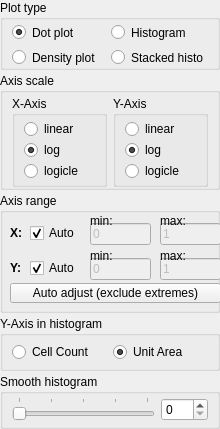
<?xml version="1.0" encoding="UTF-8"?>
<ui version="4.0">
 <class>Form</class>
 <widget class="QWidget" name="Form">
  <property name="geometry">
   <rect>
    <x>0</x>
    <y>0</y>
    <width>220</width>
    <height>415</height>
   </rect>
  </property>
  <property name="sizePolicy">
   <sizepolicy hsizetype="Preferred" vsizetype="Preferred">
    <horstretch>0</horstretch>
    <verstretch>0</verstretch>
   </sizepolicy>
  </property>
  <property name="windowTitle">
   <string>Form</string>
  </property>
  <layout class="QVBoxLayout" name="verticalLayout_3">
   <property name="spacing">
    <number>3</number>
   </property>
   <property name="leftMargin">
    <number>0</number>
   </property>
   <property name="topMargin">
    <number>0</number>
   </property>
   <property name="rightMargin">
    <number>0</number>
   </property>
   <property name="bottomMargin">
    <number>0</number>
   </property>
   <item>
    <widget class="QGroupBox" name="plotTypeBox">
     <property name="maximumSize">
      <size>
       <width>16777215</width>
       <height>70</height>
      </size>
     </property>
     <property name="title">
      <string>Plot type</string>
     </property>
     <property name="flat">
      <bool>true</bool>
     </property>
     <layout class="QGridLayout" name="gridLayout_2">
      <property name="topMargin">
       <number>3</number>
      </property>
      <property name="bottomMargin">
       <number>0</number>
      </property>
      <item row="0" column="0">
       <widget class="QRadioButton" name="dotRadio">
        <property name="text">
         <string>Dot plot</string>
        </property>
        <property name="checked">
         <bool>true</bool>
        </property>
       </widget>
      </item>
      <item row="1" column="0">
       <widget class="QRadioButton" name="densityRadio">
        <property name="text">
         <string>Density plot</string>
        </property>
       </widget>
      </item>
      <item row="0" column="1">
       <widget class="QRadioButton" name="histRadio">
        <property name="text">
         <string>Histogram</string>
        </property>
       </widget>
      </item>
      <item row="1" column="1">
       <widget class="QRadioButton" name="stackhistRadio">
        <property name="text">
         <string>Stacked histo</string>
        </property>
       </widget>
      </item>
     </layout>
    </widget>
   </item>
   <item>
    <widget class="QGroupBox" name="axisOptionBox">
     <property name="maximumSize">
      <size>
       <width>16777215</width>
       <height>180</height>
      </size>
     </property>
     <property name="title">
      <string>Axis scale</string>
     </property>
     <property name="flat">
      <bool>true</bool>
     </property>
     <layout class="QHBoxLayout" name="horizontalLayout_4">
      <property name="topMargin">
       <number>3</number>
      </property>
      <property name="bottomMargin">
       <number>0</number>
      </property>
      <item>
       <widget class="QGroupBox" name="xAxisOptionBox">
        <property name="title">
         <string>X-Axis</string>
        </property>
        <property name="flat">
         <bool>false</bool>
        </property>
        <layout class="QVBoxLayout" name="verticalLayout_5">
         <property name="spacing">
          <number>1</number>
         </property>
         <property name="topMargin">
          <number>3</number>
         </property>
         <property name="bottomMargin">
          <number>3</number>
         </property>
         <item>
          <widget class="QRadioButton" name="xLinRadio">
           <property name="text">
            <string>linear</string>
           </property>
          </widget>
         </item>
         <item>
          <widget class="QRadioButton" name="xLogRadio">
           <property name="text">
            <string>log</string>
           </property>
           <property name="checked">
            <bool>true</bool>
           </property>
          </widget>
         </item>
         <item>
          <widget class="QRadioButton" name="xLogicleRadio">
           <property name="text">
            <string>logicle</string>
           </property>
          </widget>
         </item>
        </layout>
       </widget>
      </item>
      <item>
       <widget class="QGroupBox" name="yAxisOptionBox">
        <property name="title">
         <string>Y-Axis</string>
        </property>
        <property name="flat">
         <bool>false</bool>
        </property>
        <layout class="QVBoxLayout" name="verticalLayout_2">
         <property name="spacing">
          <number>1</number>
         </property>
         <property name="topMargin">
          <number>3</number>
         </property>
         <property name="bottomMargin">
          <number>3</number>
         </property>
         <item>
          <widget class="QRadioButton" name="yLinRadio">
           <property name="text">
            <string>linear</string>
           </property>
          </widget>
         </item>
         <item>
          <widget class="QRadioButton" name="yLogRadio">
           <property name="text">
            <string>log</string>
           </property>
           <property name="checked">
            <bool>true</bool>
           </property>
          </widget>
         </item>
         <item>
          <widget class="QRadioButton" name="yLogicleRadio">
           <property name="text">
            <string>logicle</string>
           </property>
          </widget>
         </item>
        </layout>
       </widget>
      </item>
     </layout>
    </widget>
   </item>
   <item>
    <widget class="QGroupBox" name="xRangeBox">
     <property name="minimumSize">
      <size>
       <width>0</width>
       <height>120</height>
      </size>
     </property>
     <property name="title">
      <string>Axis range</string>
     </property>
     <property name="flat">
      <bool>true</bool>
     </property>
     <widget class="QCheckBox" name="xlimAutoCheck">
      <property name="geometry">
       <rect>
        <x>30</x>
        <y>30</y>
        <width>51</width>
        <height>20</height>
       </rect>
      </property>
      <property name="text">
       <string>Auto</string>
      </property>
      <property name="checked">
       <bool>true</bool>
      </property>
     </widget>
     <widget class="QLineEdit" name="xlimMinEdit">
      <property name="enabled">
       <bool>false</bool>
      </property>
      <property name="geometry">
       <rect>
        <x>90</x>
        <y>30</y>
        <width>61</width>
        <height>22</height>
       </rect>
      </property>
      <property name="text">
       <string notr="true">0</string>
      </property>
     </widget>
     <widget class="QLineEdit" name="xlimMaxEdit">
      <property name="enabled">
       <bool>false</bool>
      </property>
      <property name="geometry">
       <rect>
        <x>160</x>
        <y>30</y>
        <width>61</width>
        <height>22</height>
       </rect>
      </property>
      <property name="text">
       <string notr="true">1</string>
      </property>
     </widget>
     <widget class="QLabel" name="label_3">
      <property name="geometry">
       <rect>
        <x>90</x>
        <y>20</y>
        <width>31</width>
        <height>16</height>
       </rect>
      </property>
      <property name="text">
       <string>min:</string>
      </property>
     </widget>
     <widget class="QLabel" name="label_6">
      <property name="geometry">
       <rect>
        <x>160</x>
        <y>20</y>
        <width>41</width>
        <height>16</height>
       </rect>
      </property>
      <property name="text">
       <string>max:</string>
      </property>
     </widget>
     <widget class="QCheckBox" name="ylimAutoCheck">
      <property name="geometry">
       <rect>
        <x>30</x>
        <y>65</y>
        <width>51</width>
        <height>20</height>
       </rect>
      </property>
      <property name="text">
       <string>Auto</string>
      </property>
      <property name="checked">
       <bool>true</bool>
      </property>
     </widget>
     <widget class="QLineEdit" name="ylimMinEdit">
      <property name="enabled">
       <bool>false</bool>
      </property>
      <property name="geometry">
       <rect>
        <x>90</x>
        <y>65</y>
        <width>61</width>
        <height>22</height>
       </rect>
      </property>
      <property name="text">
       <string notr="true">0</string>
      </property>
     </widget>
     <widget class="QLineEdit" name="ylimMaxEdit">
      <property name="enabled">
       <bool>false</bool>
      </property>
      <property name="geometry">
       <rect>
        <x>160</x>
        <y>65</y>
        <width>61</width>
        <height>22</height>
       </rect>
      </property>
      <property name="text">
       <string notr="true">1</string>
      </property>
     </widget>
     <widget class="QLabel" name="label_8">
      <property name="geometry">
       <rect>
        <x>160</x>
        <y>55</y>
        <width>41</width>
        <height>16</height>
       </rect>
      </property>
      <property name="text">
       <string>max:</string>
      </property>
     </widget>
     <widget class="QLabel" name="label_7">
      <property name="geometry">
       <rect>
        <x>90</x>
        <y>55</y>
        <width>31</width>
        <height>16</height>
       </rect>
      </property>
      <property name="text">
       <string>min:</string>
      </property>
     </widget>
     <widget class="QPushButton" name="noExtremePB">
      <property name="geometry">
       <rect>
        <x>10</x>
        <y>90</y>
        <width>211</width>
        <height>20</height>
       </rect>
      </property>
      <property name="text">
       <string>Auto adjust (exclude extremes)</string>
      </property>
     </widget>
     <widget class="QLabel" name="label_4">
      <property name="geometry">
       <rect>
        <x>10</x>
        <y>30</y>
        <width>16</width>
        <height>20</height>
       </rect>
      </property>
      <property name="font">
       <font>
        <weight>75</weight>
        <bold>true</bold>
       </font>
      </property>
      <property name="text">
       <string>X:</string>
      </property>
     </widget>
     <widget class="QLabel" name="label_5">
      <property name="geometry">
       <rect>
        <x>10</x>
        <y>65</y>
        <width>16</width>
        <height>20</height>
       </rect>
      </property>
      <property name="font">
       <font>
        <weight>75</weight>
        <bold>true</bold>
       </font>
      </property>
      <property name="text">
       <string>Y:</string>
      </property>
     </widget>
    </widget>
   </item>
   <item>
    <widget class="QStackedWidget" name="stackWidget">
     <property name="currentIndex">
      <number>1</number>
     </property>
     <widget class="QWidget" name="pageDots">
      <layout class="QVBoxLayout" name="verticalLayout">
       <property name="leftMargin">
        <number>0</number>
       </property>
       <property name="topMargin">
        <number>0</number>
       </property>
       <property name="rightMargin">
        <number>0</number>
       </property>
       <property name="bottomMargin">
        <number>0</number>
       </property>
       <item>
        <widget class="QGroupBox" name="groupBox">
         <property name="title">
          <string>Scatter properties</string>
         </property>
         <property name="flat">
          <bool>true</bool>
         </property>
         <layout class="QGridLayout" name="gridLayout">
          <property name="topMargin">
           <number>3</number>
          </property>
          <property name="bottomMargin">
           <number>3</number>
          </property>
          <item row="1" column="2" colspan="2">
           <widget class="QSlider" name="opacitySlider">
            <property name="minimum">
             <number>20</number>
            </property>
            <property name="maximum">
             <number>100</number>
            </property>
            <property name="singleStep">
             <number>20</number>
            </property>
            <property name="pageStep">
             <number>20</number>
            </property>
            <property name="value">
             <number>80</number>
            </property>
            <property name="orientation">
             <enum>Qt::Horizontal</enum>
            </property>
            <property name="tickPosition">
             <enum>QSlider::TicksBelow</enum>
            </property>
            <property name="tickInterval">
             <number>20</number>
            </property>
           </widget>
          </item>
          <item row="0" column="0">
           <widget class="QLabel" name="label">
            <property name="text">
             <string>Dot size:</string>
            </property>
           </widget>
          </item>
          <item row="1" column="4">
           <widget class="QSpinBox" name="opacitySpinBox">
            <property name="sizePolicy">
             <sizepolicy hsizetype="Expanding" vsizetype="Fixed">
              <horstretch>0</horstretch>
              <verstretch>0</verstretch>
             </sizepolicy>
            </property>
            <property name="minimum">
             <number>20</number>
            </property>
            <property name="maximum">
             <number>100</number>
            </property>
            <property name="singleStep">
             <number>20</number>
            </property>
            <property name="value">
             <number>80</number>
            </property>
           </widget>
          </item>
          <item row="1" column="0">
           <widget class="QLabel" name="label_2">
            <property name="text">
             <string>Opacity (%):</string>
            </property>
           </widget>
          </item>
          <item row="0" column="2" colspan="3">
           <widget class="QComboBox" name="dotSizeComboBox">
            <item>
             <property name="text">
              <string>Smaller</string>
             </property>
            </item>
            <item>
             <property name="text">
              <string>Small</string>
             </property>
            </item>
            <item>
             <property name="text">
              <string>Regular</string>
             </property>
            </item>
            <item>
             <property name="text">
              <string>Big</string>
             </property>
            </item>
            <item>
             <property name="text">
              <string>Bigger</string>
             </property>
            </item>
           </widget>
          </item>
         </layout>
        </widget>
       </item>
      </layout>
     </widget>
     <widget class="QWidget" name="pageHist">
      <layout class="QVBoxLayout" name="verticalLayout_4">
       <property name="spacing">
        <number>3</number>
       </property>
       <property name="leftMargin">
        <number>0</number>
       </property>
       <property name="topMargin">
        <number>0</number>
       </property>
       <property name="rightMargin">
        <number>0</number>
       </property>
       <property name="bottomMargin">
        <number>0</number>
       </property>
       <item>
        <widget class="QGroupBox" name="normBox">
         <property name="sizePolicy">
          <sizepolicy hsizetype="Preferred" vsizetype="Minimum">
           <horstretch>0</horstretch>
           <verstretch>0</verstretch>
          </sizepolicy>
         </property>
         <property name="minimumSize">
          <size>
           <width>0</width>
           <height>55</height>
          </size>
         </property>
         <property name="title">
          <string>Y-Axis in histogram</string>
         </property>
         <property name="flat">
          <bool>true</bool>
         </property>
         <layout class="QGridLayout" name="gridLayout_3">
          <property name="topMargin">
           <number>3</number>
          </property>
          <property name="bottomMargin">
           <number>3</number>
          </property>
          <item row="0" column="1">
           <widget class="QRadioButton" name="norm2PercRadio">
            <property name="text">
             <string>Unit Area</string>
            </property>
            <property name="checked">
             <bool>true</bool>
            </property>
           </widget>
          </item>
          <item row="0" column="0">
           <widget class="QRadioButton" name="norm2CountRadio">
            <property name="text">
             <string>Cell Count</string>
            </property>
           </widget>
          </item>
         </layout>
        </widget>
       </item>
       <item>
        <widget class="QGroupBox" name="smoothBox">
         <property name="sizePolicy">
          <sizepolicy hsizetype="Preferred" vsizetype="Minimum">
           <horstretch>0</horstretch>
           <verstretch>0</verstretch>
          </sizepolicy>
         </property>
         <property name="minimumSize">
          <size>
           <width>0</width>
           <height>55</height>
          </size>
         </property>
         <property name="title">
          <string>Smooth histogram</string>
         </property>
         <property name="flat">
          <bool>true</bool>
         </property>
         <layout class="QHBoxLayout" name="horizontalLayout_5">
          <property name="topMargin">
           <number>3</number>
          </property>
          <property name="bottomMargin">
           <number>3</number>
          </property>
          <item>
           <widget class="QSlider" name="smoothSlider">
            <property name="sizePolicy">
             <sizepolicy hsizetype="Expanding" vsizetype="Expanding">
              <horstretch>0</horstretch>
              <verstretch>0</verstretch>
             </sizepolicy>
            </property>
            <property name="maximum">
             <number>128</number>
            </property>
            <property name="singleStep">
             <number>8</number>
            </property>
            <property name="pageStep">
             <number>8</number>
            </property>
            <property name="tracking">
             <bool>false</bool>
            </property>
            <property name="orientation">
             <enum>Qt::Horizontal</enum>
            </property>
            <property name="tickPosition">
             <enum>QSlider::TicksAbove</enum>
            </property>
            <property name="tickInterval">
             <number>32</number>
            </property>
           </widget>
          </item>
          <item>
           <widget class="QSpinBox" name="smoothSpinBox">
            <property name="maximumSize">
             <size>
              <width>50</width>
              <height>16777215</height>
             </size>
            </property>
            <property name="maximum">
             <number>128</number>
            </property>
            <property name="singleStep">
             <number>8</number>
            </property>
           </widget>
          </item>
         </layout>
        </widget>
       </item>
      </layout>
     </widget>
    </widget>
   </item>
   <item>
    <spacer name="verticalSpacer">
     <property name="orientation">
      <enum>Qt::Vertical</enum>
     </property>
     <property name="sizeHint" stdset="0">
      <size>
       <width>20</width>
       <height>40</height>
      </size>
     </property>
    </spacer>
   </item>
  </layout>
 </widget>
 <resources/>
 <connections>
  <connection>
   <sender>smoothSlider</sender>
   <signal>valueChanged(int)</signal>
   <receiver>smoothSpinBox</receiver>
   <slot>setValue(int)</slot>
   <hints>
    <hint type="sourcelabel">
     <x>720</x>
     <y>764</y>
    </hint>
    <hint type="destinationlabel">
     <x>913</x>
     <y>766</y>
    </hint>
   </hints>
  </connection>
  <connection>
   <sender>smoothSpinBox</sender>
   <signal>valueChanged(int)</signal>
   <receiver>smoothSlider</receiver>
   <slot>setValue(int)</slot>
   <hints>
    <hint type="sourcelabel">
     <x>913</x>
     <y>766</y>
    </hint>
    <hint type="destinationlabel">
     <x>720</x>
     <y>764</y>
    </hint>
   </hints>
  </connection>
  <connection>
   <sender>xlimAutoCheck</sender>
   <signal>toggled(bool)</signal>
   <receiver>xlimMaxEdit</receiver>
   <slot>setDisabled(bool)</slot>
   <hints>
    <hint type="sourcelabel">
     <x>1242</x>
     <y>758</y>
    </hint>
    <hint type="destinationlabel">
     <x>1387</x>
     <y>759</y>
    </hint>
   </hints>
  </connection>
  <connection>
   <sender>xlimAutoCheck</sender>
   <signal>toggled(bool)</signal>
   <receiver>xlimMinEdit</receiver>
   <slot>setDisabled(bool)</slot>
   <hints>
    <hint type="sourcelabel">
     <x>1242</x>
     <y>758</y>
    </hint>
    <hint type="destinationlabel">
     <x>1317</x>
     <y>759</y>
    </hint>
   </hints>
  </connection>
  <connection>
   <sender>ylimAutoCheck</sender>
   <signal>toggled(bool)</signal>
   <receiver>ylimMinEdit</receiver>
   <slot>setDisabled(bool)</slot>
   <hints>
    <hint type="sourcelabel">
     <x>1242</x>
     <y>826</y>
    </hint>
    <hint type="destinationlabel">
     <x>1317</x>
     <y>827</y>
    </hint>
   </hints>
  </connection>
  <connection>
   <sender>ylimAutoCheck</sender>
   <signal>toggled(bool)</signal>
   <receiver>ylimMaxEdit</receiver>
   <slot>setDisabled(bool)</slot>
   <hints>
    <hint type="sourcelabel">
     <x>1242</x>
     <y>826</y>
    </hint>
    <hint type="destinationlabel">
     <x>1387</x>
     <y>827</y>
    </hint>
   </hints>
  </connection>
  <connection>
   <sender>dotRadio</sender>
   <signal>toggled(bool)</signal>
   <receiver>normBox</receiver>
   <slot>setDisabled(bool)</slot>
   <hints>
    <hint type="sourcelabel">
     <x>91</x>
     <y>44</y>
    </hint>
    <hint type="destinationlabel">
     <x>172</x>
     <y>448</y>
    </hint>
   </hints>
  </connection>
  <connection>
   <sender>opacitySlider</sender>
   <signal>valueChanged(int)</signal>
   <receiver>opacitySpinBox</receiver>
   <slot>setValue(int)</slot>
   <hints>
    <hint type="sourcelabel">
     <x>113</x>
     <y>307</y>
    </hint>
    <hint type="destinationlabel">
     <x>187</x>
     <y>308</y>
    </hint>
   </hints>
  </connection>
  <connection>
   <sender>opacitySpinBox</sender>
   <signal>valueChanged(int)</signal>
   <receiver>opacitySlider</receiver>
   <slot>setValue(int)</slot>
   <hints>
    <hint type="sourcelabel">
     <x>187</x>
     <y>308</y>
    </hint>
    <hint type="destinationlabel">
     <x>113</x>
     <y>307</y>
    </hint>
   </hints>
  </connection>
 </connections>
</ui>
